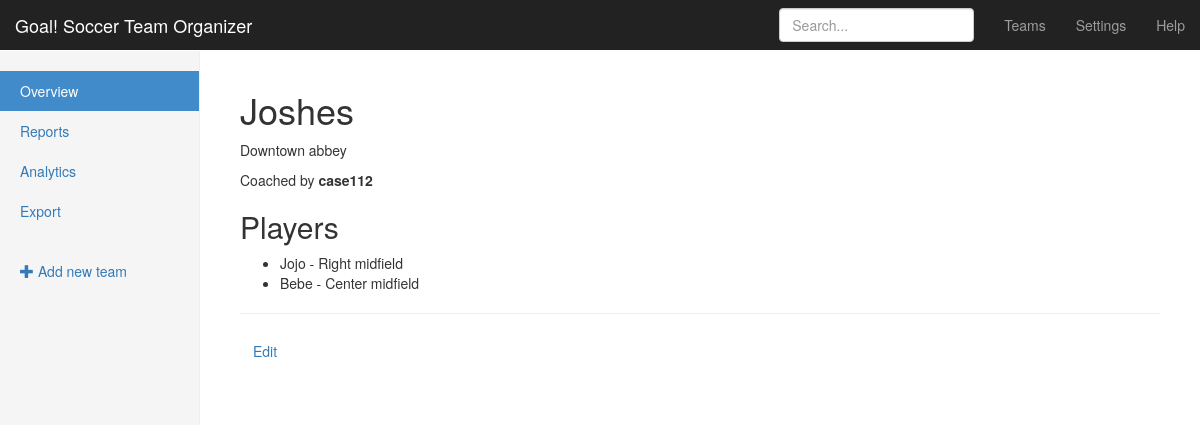
Screenshot of /teams/3/ with the database file from the repository.
### teams/models.py (models this page shows, shortened)
class Team(models.Model):
    name = models.CharField(max_length=255)
    coach = models.ForeignKey(User, related_name='teams')
    practice_location = models.CharField(max_length=255)

class Player(models.Model):
    name = models.CharField(max_length=255)
    age = models.PositiveIntegerField()
    position = models.CharField(choices=POSITIONS, max_length=3)
    team = models.ForeignKey(Team, related_name='players')

### teams/views.py (the view)
# urls.py: url(r'^(?P<pk>\d+)/$', views.TeamDetailView.as_view(), name='detail'),
class TeamDetailView(DetailView, UpdateView):
	fields = ('name', 'practice_location', 'coach')
	model = models.Team
	template_name = 'teams/team_detail.html'

### teams/templates/teams/team_detail.html (shortened to what this page needs)
{% extends "teams/_layout.html" %}
{% block body_content %}
<h1>{{ team.name  }}</h1>
<p class="muted">{{ team.practice_location }}</p>
<p>Coached by <strong>{{ team.coach.get_full_name|default:team.coach }}</strong></p>
<h2>Players</h2>
<ul>
{% for player in team.players.all %}
	<li>{{ player.name }} - {{ player.get_position_display }}</li>
{% endfor %}
</ul>
<hr>
<p><a href="{% url 'teams:update' pk=team.pk %}" class="btn">Edit</a></p>
{% endblock %}

### assets/css/goal.css (style rules this page uses)
body { padding-top: 50px; }

### rows the page displays
Team: name "Joshes", practice_location "Downtown abbey", coach.get_full_name "case112"
Player: name "Jojo", position "Right midfield"
Player: name "Bebe", position "Center midfield"
